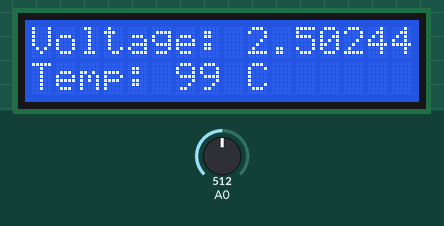
Simulated run of this sketch. Board: Arduino Uno, built with avr-gcc and run on an emulated ATmega328P. Parts: 16×2 character LCD. The test bench sets the inputs (shaded band); at power-on: A0 = 512.

Above: at 2.5 s.
2.6 s: A0 set to 716
At 5.0 s:
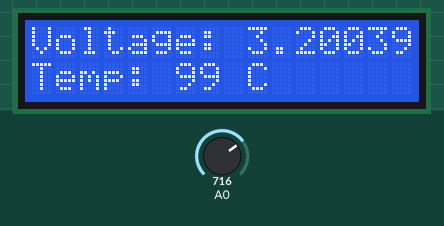
5.5 s: A0 set to 900
At 6.5 s:
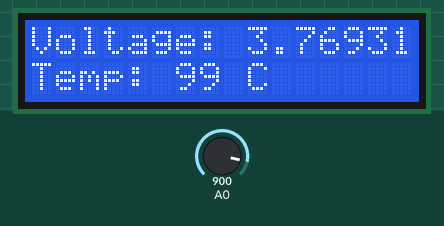
8.5 s: A0 set to 1023
At 10.7 s:
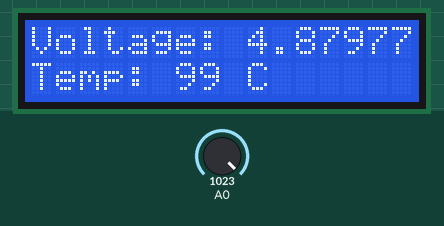
Timing chart, 0 to 12.2 s (numbered marks = the images above; inputs shaded):
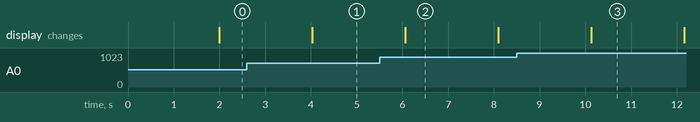

The sketch:

TempDisplayRTD.ino
```cpp
// (licence header left out)
#include <Wire.h>
#include <LCD.h>
#include <LiquidCrystal_I2C.h>

LiquidCrystal_I2C  lcd(0x27,2,1,0,4,5,6,7); // 0x27 is the I2C bus address for an unmodified backpack

// known resistance in voltage divider
int Rref = 410;
int Vin = 5;
int count = 0;
double VoutSum = 0.000000;

float in[] = { 100.00, 100.39, 100.78, 101.17, 101.56, 101.95, 102.34, 102.73, 103.12, 103.51,
               103.90, 104.29, 104.68, 105.07, 105.46, 105.85, 106.24, 106.63, 107.02, 107.40,
               107.79, 108.18, 108.57, 108.96, 109.35, 109.73, 110.12, 110.51, 110.90, 111.29,
               111.67, 112.06, 112.45, 112.83, 113.22, 113.61, 114.00, 114.38, 114.77, 115.15,
               115.54, 115.93, 116.31, 116.70, 117.08, 117.47, 117.86, 118.24, 118.63, 119.01,
               119.40, 119.78, 120.17, 120.55, 120.94, 121.32, 121.71, 122.09, 122.47, 122.86,
               123.24, 123.63, 124.01, 124.39, 124.78, 125.16, 125.54, 125.93, 126.31, 126.69,
               127.08, 127.46, 127.84, 128.22, 128.61, 128.99, 129.37, 129.75, 130.13, 130.52 };

void setup() {
  // activate LCD module
  lcd.begin (16,2); // for 16 x 2 LCD module
  lcd.setBacklightPin(3,POSITIVE);
  lcd.setBacklight(HIGH);

  Serial.begin(9600);
}
void loop() {

  int sensorOut = analogRead(A0);

  double Vout = sensorOut * (5.0 / 1023.0);
  VoutSum += Vout;
  count++;

  if(count == 20){
    double finalVout = VoutSum/20;
    double Rpt = (finalVout * Rref) / (Vin - finalVout);
    // double temp = (Rpt - 100) / 0.385;

    int temp =  MultiMap(Rpt,in,80);

    lcd.home ();                // set cursor to 0,0
    lcd.print("Voltage: ");
    lcd.print(finalVout, 5);
    lcd.print(" V");
    lcd.setCursor (0,1);        // go to start of 2nd line
    lcd.print("Temp: ");
    lcd.print(temp);
    lcd.print(" C");

    count =0;
    VoutSum = 0.000000;
  }
  delay(100);
}

 float MultiMap(float val, float* _in, uint8_t size)
{
  // calculate if value is out of range
  if (val < _in[0] ) return -99.99;
  if (val > _in[size-1] ) return 99.99;

  //  search for 'value' in _in array to get the position No.
  uint8_t pos = 0;
  while(val > _in[pos]) pos++;

  // handles the 'rare' equality case
  if (val == _in[pos]) return pos;

  float r1 = _in[pos-1];
  float r2 = _in[pos];
  int c1 = pos-1;
  int c2 = pos;

 return c1 + (val - r1) / (r2-r1) * (c2-c1);
}
```

Measured:
- after the input at 2.6 s, the display: changes after 1.4 s (image 1)
- after the input at 5.5 s, the display: changes after 0.56 s (image 2)
- after the input at 8.5 s, the display: changes after 1.6 s (image 3)
- what the display in image 2 shows lasts 2.0 s, from 6.1 s to 8.1 s
